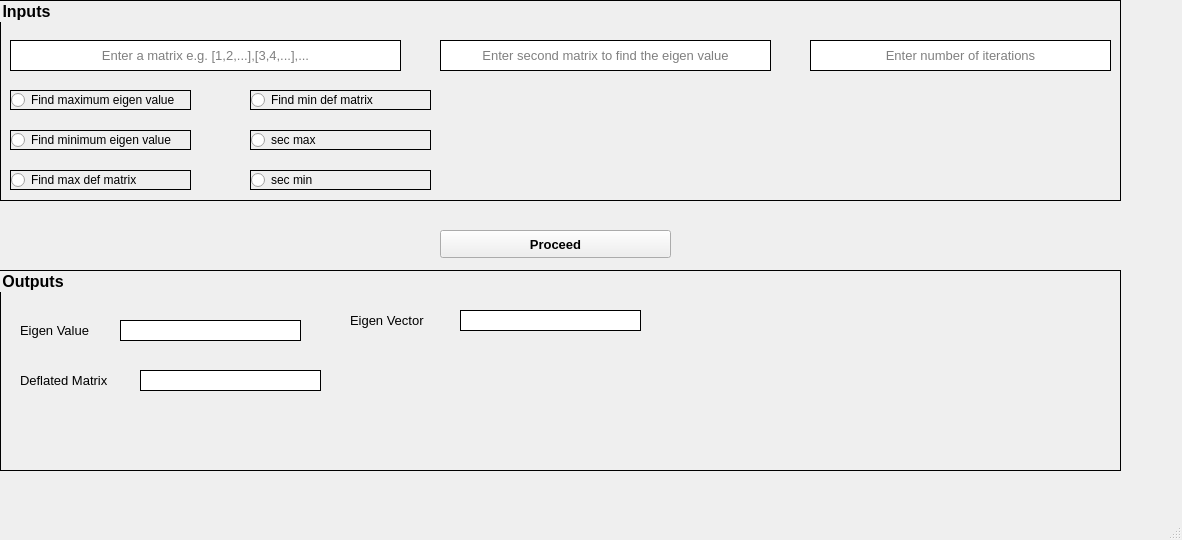
<?xml version="1.0" encoding="UTF-8"?>
<ui version="4.0">
 <class>MainWindow</class>
 <widget class="QMainWindow" name="MainWindow">
  <property name="geometry">
   <rect>
    <x>0</x>
    <y>0</y>
    <width>1182</width>
    <height>540</height>
   </rect>
  </property>
  <property name="windowTitle">
   <string>MainWindow</string>
  </property>
  <widget class="QWidget" name="centralwidget">
   <widget class="QGroupBox" name="groupBox">
    <property name="geometry">
     <rect>
      <x>0</x>
      <y>0</y>
      <width>1121</width>
      <height>201</height>
     </rect>
    </property>
    <property name="font">
     <font>
      <pointsize>12</pointsize>
      <weight>75</weight>
      <bold>true</bold>
     </font>
    </property>
    <property name="styleSheet">
     <string notr="true">border-color: rgb(0, 0, 0);
border-width : 1px;
border-style:inset;</string>
    </property>
    <property name="title">
     <string>Inputs</string>
    </property>
    <widget class="QLineEdit" name="lineEdit">
     <property name="geometry">
      <rect>
       <x>10</x>
       <y>40</y>
       <width>391</width>
       <height>31</height>
      </rect>
     </property>
     <property name="font">
      <font>
       <pointsize>10</pointsize>
      </font>
     </property>
     <property name="alignment">
      <set>Qt::AlignCenter</set>
     </property>
     <property name="placeholderText">
      <string>Enter a matrix e.g. [1,2,...],[3,4,...],...</string>
     </property>
    </widget>
    <widget class="QLineEdit" name="lineEdit_2">
     <property name="geometry">
      <rect>
       <x>440</x>
       <y>40</y>
       <width>331</width>
       <height>31</height>
      </rect>
     </property>
     <property name="font">
      <font>
       <pointsize>10</pointsize>
      </font>
     </property>
     <property name="alignment">
      <set>Qt::AlignCenter</set>
     </property>
     <property name="placeholderText">
      <string>Enter second matrix to find the eigen value</string>
     </property>
    </widget>
    <widget class="QLineEdit" name="lineEdit_3">
     <property name="geometry">
      <rect>
       <x>810</x>
       <y>40</y>
       <width>301</width>
       <height>31</height>
      </rect>
     </property>
     <property name="font">
      <font>
       <pointsize>10</pointsize>
      </font>
     </property>
     <property name="alignment">
      <set>Qt::AlignCenter</set>
     </property>
     <property name="placeholderText">
      <string>Enter number of iterations</string>
     </property>
    </widget>
    <widget class="QRadioButton" name="radioButton">
     <property name="geometry">
      <rect>
       <x>10</x>
       <y>90</y>
       <width>181</width>
       <height>20</height>
      </rect>
     </property>
     <property name="text">
      <string>Find maximum eigen value</string>
     </property>
    </widget>
    <widget class="QRadioButton" name="radioButton_2">
     <property name="geometry">
      <rect>
       <x>10</x>
       <y>130</y>
       <width>181</width>
       <height>20</height>
      </rect>
     </property>
     <property name="text">
      <string>Find minimum eigen value</string>
     </property>
    </widget>
    <widget class="QRadioButton" name="radioButton_3">
     <property name="geometry">
      <rect>
       <x>10</x>
       <y>170</y>
       <width>181</width>
       <height>20</height>
      </rect>
     </property>
     <property name="text">
      <string>Find max def matrix</string>
     </property>
    </widget>
    <widget class="QRadioButton" name="radioButton_4">
     <property name="geometry">
      <rect>
       <x>250</x>
       <y>90</y>
       <width>181</width>
       <height>20</height>
      </rect>
     </property>
     <property name="text">
      <string>Find min def matrix</string>
     </property>
    </widget>
    <widget class="QRadioButton" name="radioButton_5">
     <property name="geometry">
      <rect>
       <x>250</x>
       <y>130</y>
       <width>181</width>
       <height>20</height>
      </rect>
     </property>
     <property name="text">
      <string>sec max</string>
     </property>
    </widget>
    <widget class="QRadioButton" name="radioButton_6">
     <property name="geometry">
      <rect>
       <x>250</x>
       <y>170</y>
       <width>181</width>
       <height>20</height>
      </rect>
     </property>
     <property name="text">
      <string>sec min</string>
     </property>
    </widget>
   </widget>
   <widget class="QLabel" name="label">
    <property name="geometry">
     <rect>
      <x>194</x>
      <y>180</y>
      <width>61</width>
      <height>21</height>
     </rect>
    </property>
    <property name="text">
     <string/>
    </property>
   </widget>
   <widget class="QGroupBox" name="groupBox_2">
    <property name="geometry">
     <rect>
      <x>0</x>
      <y>270</y>
      <width>1121</width>
      <height>201</height>
     </rect>
    </property>
    <property name="font">
     <font>
      <pointsize>12</pointsize>
      <weight>75</weight>
      <bold>true</bold>
     </font>
    </property>
    <property name="styleSheet">
     <string notr="true">border-color: rgb(0, 0, 0);
border-width : 1px;
border-style:inset;</string>
    </property>
    <property name="title">
     <string>Outputs</string>
    </property>
    <widget class="QTextBrowser" name="textBrowser">
     <property name="geometry">
      <rect>
       <x>120</x>
       <y>50</y>
       <width>181</width>
       <height>21</height>
      </rect>
     </property>
     <property name="verticalScrollBarPolicy">
      <enum>Qt::ScrollBarAlwaysOff</enum>
     </property>
     <property name="horizontalScrollBarPolicy">
      <enum>Qt::ScrollBarAlwaysOff</enum>
     </property>
    </widget>
    <widget class="QLabel" name="label_5">
     <property name="geometry">
      <rect>
       <x>20</x>
       <y>50</y>
       <width>91</width>
       <height>21</height>
      </rect>
     </property>
     <property name="font">
      <font>
       <pointsize>10</pointsize>
       <weight>50</weight>
       <bold>false</bold>
       <underline>false</underline>
      </font>
     </property>
     <property name="styleSheet">
      <string notr="true">border-color: rgb(0, 0, 0);
border-width : 0px;
border-style:inset;</string>
     </property>
     <property name="text">
      <string>Eigen Value</string>
     </property>
    </widget>
    <widget class="QLabel" name="label_6">
     <property name="geometry">
      <rect>
       <x>20</x>
       <y>100</y>
       <width>121</width>
       <height>21</height>
      </rect>
     </property>
     <property name="font">
      <font>
       <pointsize>10</pointsize>
       <weight>50</weight>
       <bold>false</bold>
       <underline>false</underline>
      </font>
     </property>
     <property name="styleSheet">
      <string notr="true">border-color: rgb(0, 0, 0);
border-width : 0px;
border-style:inset;</string>
     </property>
     <property name="text">
      <string>Deflated Matrix</string>
     </property>
    </widget>
    <widget class="QTextBrowser" name="textBrowser_2">
     <property name="geometry">
      <rect>
       <x>140</x>
       <y>100</y>
       <width>181</width>
       <height>21</height>
      </rect>
     </property>
     <property name="verticalScrollBarPolicy">
      <enum>Qt::ScrollBarAlwaysOff</enum>
     </property>
     <property name="horizontalScrollBarPolicy">
      <enum>Qt::ScrollBarAlwaysOff</enum>
     </property>
    </widget>
    <widget class="QTextBrowser" name="textBrowser_3">
     <property name="geometry">
      <rect>
       <x>460</x>
       <y>40</y>
       <width>181</width>
       <height>21</height>
      </rect>
     </property>
     <property name="verticalScrollBarPolicy">
      <enum>Qt::ScrollBarAlwaysOff</enum>
     </property>
     <property name="horizontalScrollBarPolicy">
      <enum>Qt::ScrollBarAlwaysOff</enum>
     </property>
    </widget>
    <widget class="QLabel" name="label_7">
     <property name="geometry">
      <rect>
       <x>350</x>
       <y>40</y>
       <width>101</width>
       <height>21</height>
      </rect>
     </property>
     <property name="font">
      <font>
       <pointsize>10</pointsize>
       <weight>50</weight>
       <bold>false</bold>
       <underline>false</underline>
      </font>
     </property>
     <property name="styleSheet">
      <string notr="true">border-color: rgb(0, 0, 0);
border-width : 0px;
border-style:inset;</string>
     </property>
     <property name="text">
      <string>Eigen Vector</string>
     </property>
    </widget>
   </widget>
   <widget class="QPushButton" name="pushButton">
    <property name="enabled">
     <bool>true</bool>
    </property>
    <property name="geometry">
     <rect>
      <x>440</x>
      <y>230</y>
      <width>231</width>
      <height>28</height>
     </rect>
    </property>
    <property name="font">
     <font>
      <pointsize>10</pointsize>
      <weight>75</weight>
      <bold>true</bold>
     </font>
    </property>
    <property name="styleSheet">
     <string notr="true">border-color: rgb(0, 0, 0);
border-width : 1px;
</string>
    </property>
    <property name="text">
     <string>Proceed</string>
    </property>
   </widget>
  </widget>
  <widget class="QMenuBar" name="menubar">
   <property name="geometry">
    <rect>
     <x>0</x>
     <y>0</y>
     <width>1182</width>
     <height>26</height>
    </rect>
   </property>
  </widget>
  <widget class="QStatusBar" name="statusbar"/>
 </widget>
 <resources/>
 <connections/>
</ui>
